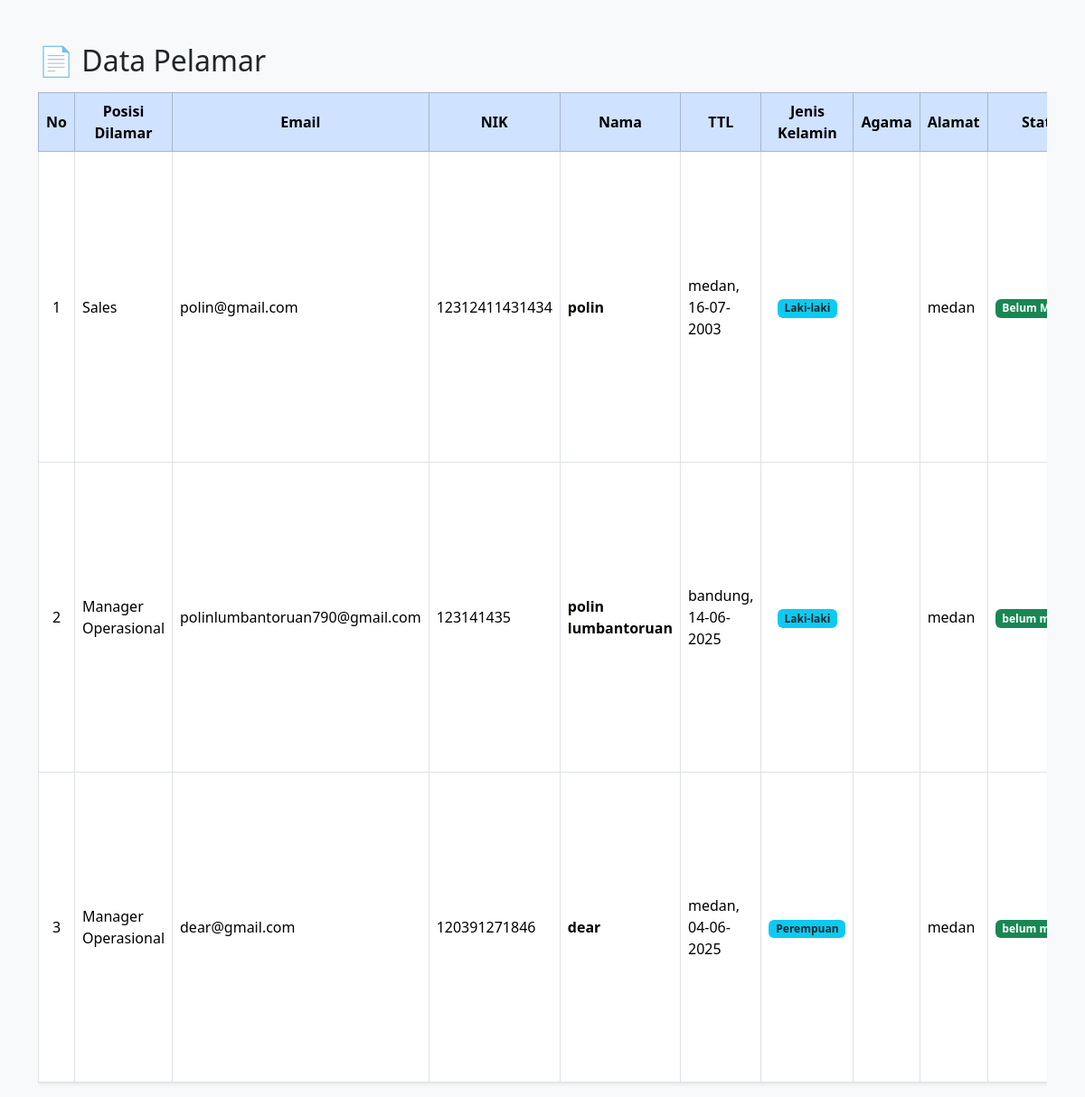
Page /admin/data_pelamar.php on the committed database.
### tables this page shows
CREATE TABLE `dokumen_pendukung` (
  `id` int(11) NOT NULL,
  `pelamar_id` int(11) DEFAULT NULL,
  `foto_ktp` varchar(255) DEFAULT NULL,
  `ijazah` varchar(255) DEFAULT NULL,
  `transkrip` varchar(255) DEFAULT NULL,
  `sertifikat` varchar(255) DEFAULT NULL,
  `skck` varchar(255) DEFAULT NULL,
  `npwp` varchar(255) DEFAULT NULL,
  `vaksin1` varchar(255) DEFAULT NULL,
  `vaksin2` varchar(255) DEFAULT NULL
);

CREATE TABLE `pelamar` (
  `id` int(11) NOT NULL,
  `posisi_dilamar` varchar(100) DEFAULT NULL,
  `email` varchar(100) DEFAULT NULL,
  `nik` varchar(20) DEFAULT NULL,
  `nama` varchar(100) DEFAULT NULL,
  `tempat_lahir` varchar(100) DEFAULT NULL,
  `tanggal_lahir` date DEFAULT NULL,
  `jk` enum('Laki-laki','Perempuan') DEFAULT NULL,
  `agama` varchar(50) DEFAULT NULL,
  `alamat` text DEFAULT NULL,
  `status_pernikahan` varchar(50) DEFAULT NULL,
  `kewarganegaraan` varchar(50) DEFAULT NULL,
  `foto` varchar(255) DEFAULT NULL,
  `status_lamaran` varchar(50) DEFAULT 'Menunggu'
);

### admin/data_pelamar.php (the view, shortened to what this page needs)
<?php
include 'koneksi.php';
$query = "SELECT p.*, d.foto_ktp, d.ijazah, d.transkrip, d.sertifikat, d.skck, d.npwp, d.vaksin1, d.vaksin2
          FROM pelamar p
          LEFT JOIN dokumen_pendukung d ON p.id = d.pelamar_id";
$result = mysqli_query($conn, $query);
?>
<!DOCTYPE html>
<html lang="id">
<head>
    <link href="https://cdn.jsdelivr.net/npm/bootstrap@5.3.2/dist/css/bootstrap.min.css" rel="stylesheet">
</head>
<body class="bg-light">
<div class="container mt-5">
    <div class="d-flex justify-content-between align-items-center mb-3">
        <h2 class="mb-0">📄 Data Pelamar</h2>
    </div>
    <div class="table-responsive">
        <table class="table table-bordered table-hover align-middle shadow-sm bg-white">
            <thead class="table-primary text-center">
                <tr>
                    <th>No</th>
                    <th>Posisi Dilamar</th>
                    <th>Email</th>
                    <th>NIK</th>
                    <th>Nama</th>
                    <th>TTL</th>
                    <th>Jenis Kelamin</th>
                    <th>Agama</th>
                    <th>Alamat</th>
                    <th>Status</th>
                </tr>
            </thead>
            <tbody>
                <?php
                $no = 1;
                while($row = mysqli_fetch_assoc($result)) :
                ?>
                <tr>
                    <td class="text-center"><?= $no++ ?></td>
                    <td><?= htmlspecialchars($row['posisi_dilamar']) ?></td>
                    <td><?= htmlspecialchars($row['email']) ?></td>
                    <td><?= htmlspecialchars($row['nik']) ?></td>
                    <td><strong><?= htmlspecialchars($row['nama']) ?></strong></td>
                    <td><?= htmlspecialchars($row['tempat_lahir']) . ', ' . date('d-m-Y', strtotime($row['tanggal_lahir'])) ?></td>
                    <td class="text-center"><span class="badge bg-info text-dark"><?= htmlspecialchars($row['jk']) ?></span></td>
                    <td><?= htmlspecialchars($row['agama']) ?></td>
                    <td><?= htmlspecialchars($row['alamat']) ?></td>
                    <td class="text-center"><span class="badge bg-success"><?= htmlspecialchars($row['status_pernikahan']) ?></span></td>
                </tr>
                <?php endwhile; ?>
            </tbody>
        </table>
    </div>
</div>
</body>
</html>

### admin/data_pelamar.php (style rules this page uses)
.table th, .table td { vertical-align: middle; }

### rows in the picture
dokumen_pendukung: pelamar.posisi_dilamar "Sales", pelamar.email "polin@gmail.com", pelamar.nik "12312411431434", pelamar.nama "polin", pelamar.tempat_lahir "medan", pelamar.tanggal_lahir "16-07-2003", pelamar.jk "Laki-laki", pelamar.alamat "medan", pelamar.status_pernikahan "Belum…"
dokumen_pendukung: pelamar.posisi_dilamar "Manager Operasional", pelamar.email "polinlumbantoruan790@gmail.com", pelamar.nik "123141435", pelamar.nama "polin lumbantoruan", pelamar.tempat_lahir "bandung", pelamar.tanggal_lahir "14-06-2025", pelamar.jk "Laki-laki", pelamar.alamat "medan", pelamar.status_pernikahan "belum…"
dokumen_pendukung: pelamar.posisi_dilamar "Manager Operasional", pelamar.email "dear@gmail.com", pelamar.nik "120391271846", pelamar.nama "dear", pelamar.tempat_lahir "medan", pelamar.tanggal_lahir "04-06-2025", pelamar.jk "Perempuan", pelamar.alamat "medan", pelamar.status_pernikahan "belum…"
